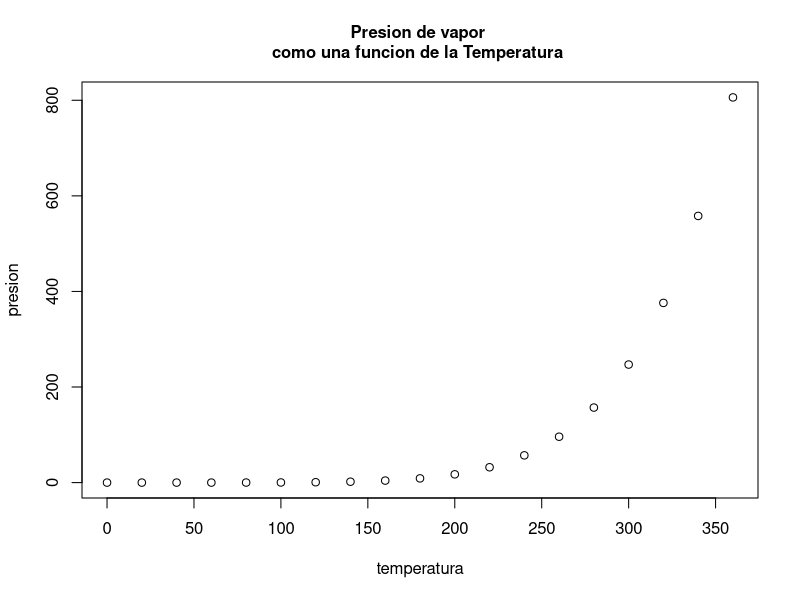
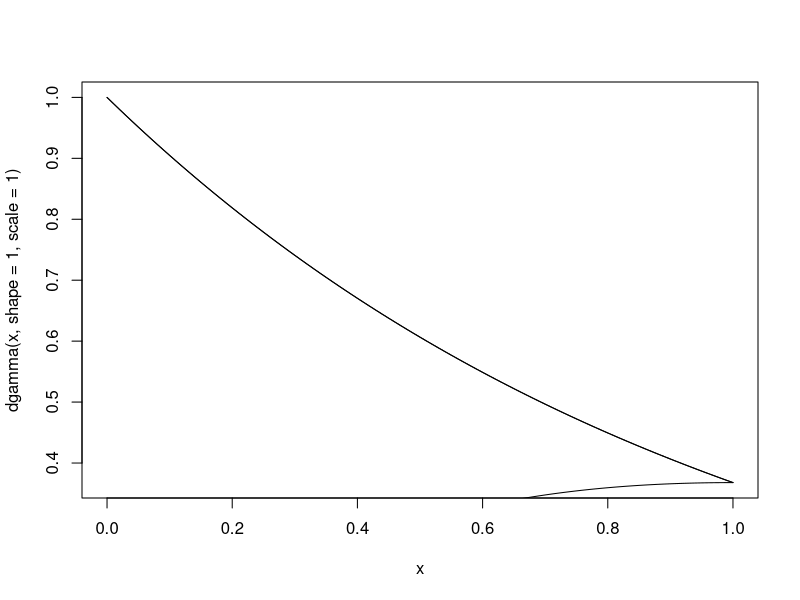

These figures' R source, in order:
# Nombre : Kriss gutierrez Anco 20164143C
# Respuesta5:
#Parte a:
#1.
 plot.new()
 # crea un nuevo grafico
 plot.window(range(pressure$temperature),range(pressure$pressure))
 #esta funcion establece los limites para x e y coordenadas en el grafico
 #en este caso los limites de x e y son:[0.360],[0.0002, 806.0000]
 box()
 #Esta funcion dibuja un cuadro alrededor de la grafica actual en el color y tipo de linea dados 
 axis(1)
 axis(2)
 #Agrega un eje en la trama actual, permitiendo especificacion de los lados, posicion, etiquetas y otras opciones
 #en este caso side=1:debajo del grafico(eje x) y side=2:izquierda del grafico(eje y)
 points(pressure$temperature, pressure$pressure)
 #Funcion para agregar una secuencia de puntos en las coordenadas especificas 
 #en este caso los puntos son (0,  20,  40,  60,  80, 100, 120, 140, 160, 180, 200, 220, 240, 260, 280, 300, 320, 340, 360) en el eje x 
 #y (32.1000,  57.0000,  96.0000, 157.0000, 247.0000, 376.0000, 558.0000, 806.0000) en el eje y que son los elementos de los vectores
 #pressure$temperature, pressure$pressure
 mtext("temperatura", side=1, line=3)
 mtext("presion", side=2, line=3)
 mtext("Presion de vapor \ncomo una funcion de la Temperatura ",side=3, line=1, font=2)
 #Funcion paraescribir texto, el texto es escrito en uno de los cuatro margenes de la region de la figura actual, donde side es en que 
 #lugar de la trama en este caso "temperatura"  en side=1:debajo del grafico(eje x), "Presion" en side=2:izquierda del grafico(eje y)
 # y "Presion de vapor \ncomo una funcion de la Temperatura " en side=3:arriba de la grafica
#2.
install.packages("grid")
#Parte b:
curve(dgamma(x,shape=1,scale=1))
curve(dgamma(x,shape=1,scale=1),add=TRUE)
curve(dgamma(x,shape=2,scale=1),add=TRUE)
curve(dgamma(x,shape=3,scale=1),add=TRUE)
#Parte c:
setosa<-iris[iris$Species=="setosa",]
versicolor<-iris[iris$Species=="versicolor",]
virginica<-iris[iris$Species=="virginica",]
d<-data.frame(virginica=c(mean(virginica$Sepal.Length),mean(virginica$Sepal.Width),mean(virginica$Petal.Length),mean(virginica$Petal.Width)),setosa=c(mean(setosa$Sepal.Length),mean(setosa$Sepal.Width),mean(setosa$Petal.Length),mean(setosa$Petal.Width)),versicolor=c(mean(versicolor$Sepal.Length),mean(versicolor$Sepal.Width),mean(versicolor$Petal.Length),mean(versicolor$Petal.Width)),row.names = c("Sepal.Length","Sepal.Width","Petal.Length","Petal.Width"))
d
